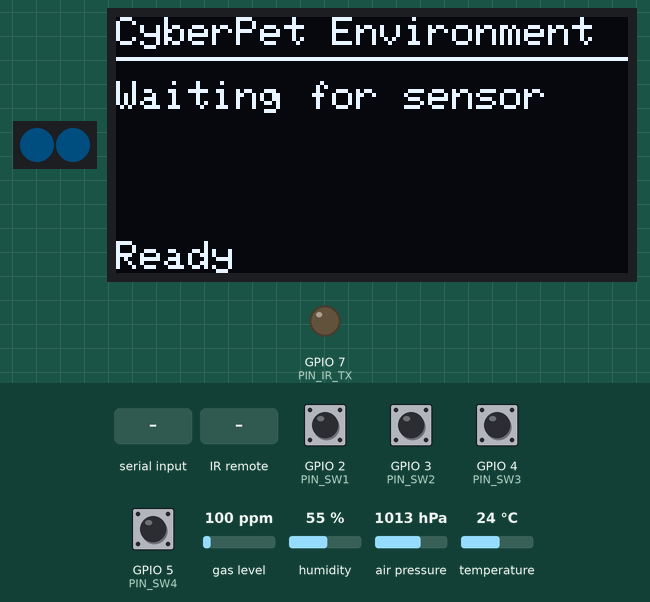
The sketch below on a simulated ESP8266 (NodeMCU). Shown: 2 RGB LEDs in strip order, left to right, 128×64 one-colour display, output pins drawn as LEDs (lit = HIGH). The inputs (shaded band) are chosen by the test bench; at power-on: GPIO 2 (PIN_SW1), GPIO 3 (PIN_SW2), GPIO 4 (PIN_SW3), GPIO 5 (PIN_SW4) HIGH, gas level 100 ppm, humidity 55 %, air pressure 1013 hPa, temperature 24 °C. Dim RGB values are drawn brighter than linear; what the sketch prints to the serial monitor is not drawn.

Above: at 1.5 s.
1.6 s: GPIO 4 (PIN_SW3) pulled LOW for 0.15 s
At 2.9 s:
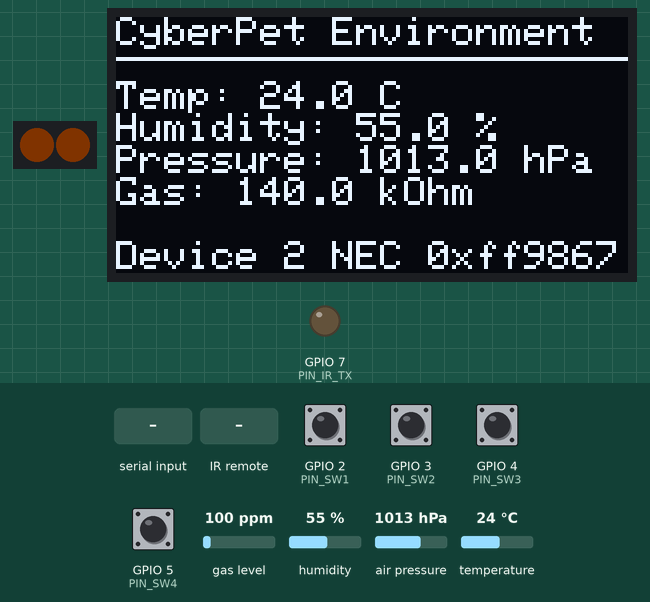
4.1 s: GPIO 2 (PIN_SW1) pulled LOW for 0.15 s
At 5.3 s:
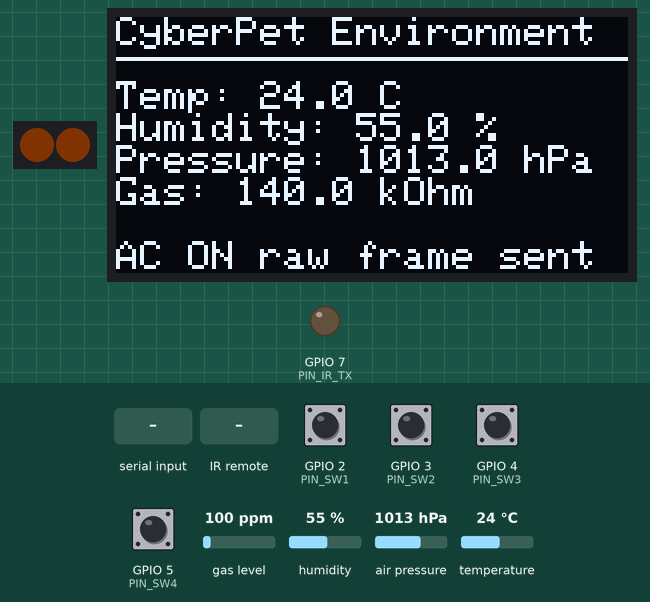
8.3 s: GPIO 3 (PIN_SW2) pulled LOW for 0.15 s
At 9.6 s:
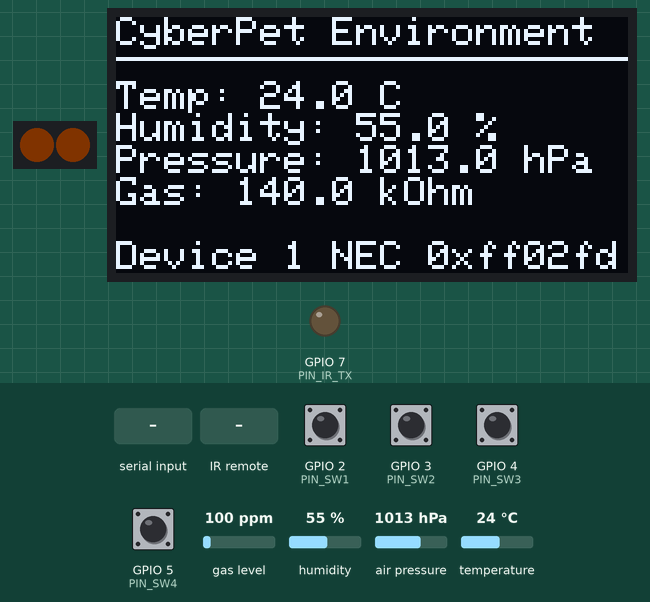
12.8 s: "ac off\n" received over Serial
At 14.6 s:
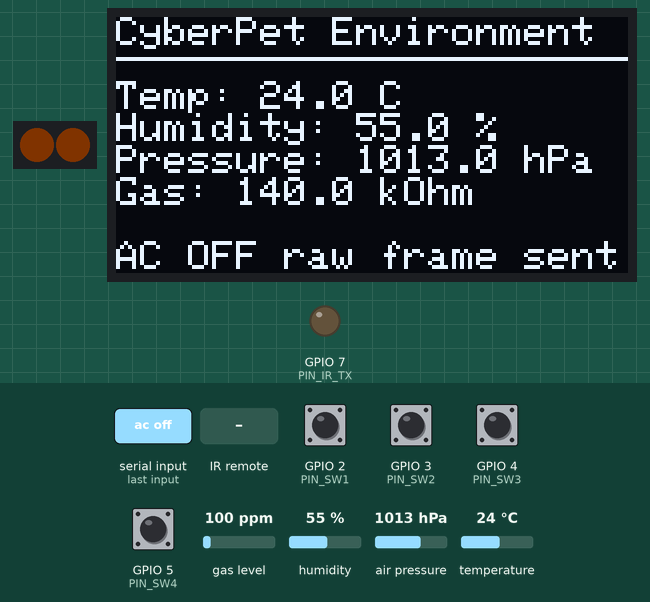
17.3 s: infrared code 0x20DF10EF received
At 18.1 s:
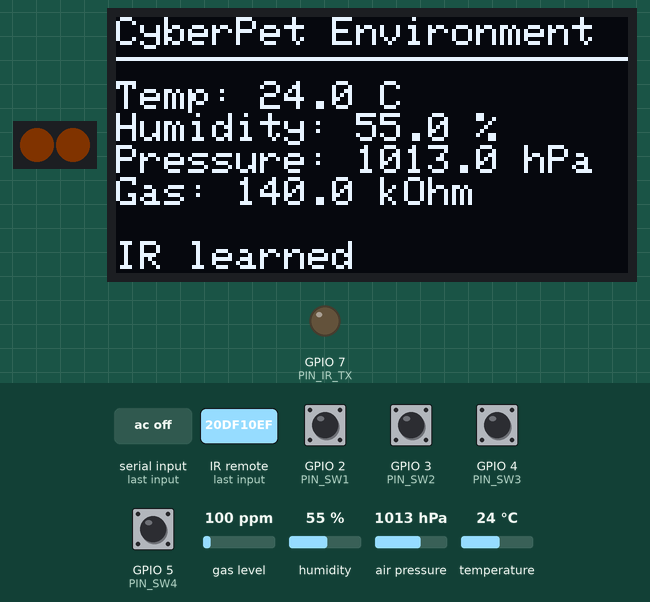
21.8 s: gas level set to 20 ppm
At 23.2 s:
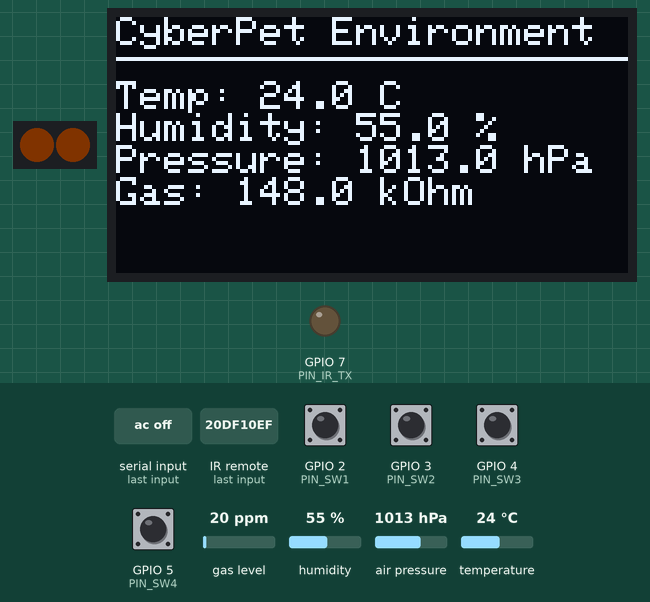
Timing chart, 0 to 24.8 s (numbered marks = the images above; inputs shaded):
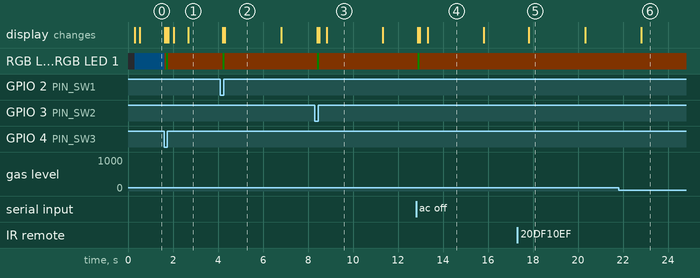

Measured:
- after the input at 8.3 s, RGB LED 0, RGB LED 1: RGB(5, 2, 0) → RGB(0, 7, 0) after 0.11 s, → RGB(5, 2, 0) 0.08 s later
- after the input at 12.8 s, RGB LED 0, RGB LED 1: RGB(5, 2, 0) → RGB(0, 7, 0) after 0.08 s, → RGB(5, 2, 0) 0.08 s later
- after the input at 17.3 s, the display: changes after 0.52 s (image 5)
- after the input at 21.8 s, the display: changes after 1.0 s (image 6)
- what the display in image 2 shows lasts 2.5 s, from 4.3 s to 6.8 s

The sketch:

Firmware.ino
```cpp
#include <Arduino.h>
#include <Wire.h>
#include <Adafruit_BME680.h>
#include <Adafruit_GFX.h>
#include <Adafruit_NeoPixel.h>
#include <Adafruit_SSD1306.h>
#include <IRremoteESP8266.h>
#include <IRrecv.h>
#include <IRsend.h>
#include <IRutils.h>

constexpr uint8_t PIN_SW1 = 2;       // GPIO2_A0_D0
constexpr uint8_t PIN_SW2 = 3;       // GPIO3_A1_D1
constexpr uint8_t PIN_SW3 = 4;       // GPIO4_A2_D2
constexpr uint8_t PIN_SW4 = 5;       // GPIO5_A3_D3
constexpr uint8_t PIN_NEOPIXEL = 6;  // GPIO6_D4_SDA
constexpr uint8_t PIN_IR_TX = 7;     // GPIO7_D5_SCL
constexpr uint8_t PIN_I2C_SCL = 9;   // GPIO9_D9_MISO, schematic SCL
constexpr uint8_t PIN_I2C_SDA = 10;  // GPIO10_D10_MOSI, schematic SDA
constexpr uint8_t PIN_IR_RX = 21;    // GPIO21_D6_RX, optional IR receiver input

constexpr uint8_t OLED_WIDTH = 128;
constexpr uint8_t OLED_HEIGHT = 64;
constexpr int8_t OLED_RESET = -1;
constexpr uint8_t OLED_ADDR = 0x3C;

constexpr uint8_t BME680_ADDR_PRIMARY = 0x76;
constexpr uint8_t BME680_ADDR_SECONDARY = 0x77;

constexpr uint8_t NEOPIXEL_COUNT = 2;
constexpr uint16_t DEBOUNCE_MS = 35;
constexpr uint32_t SENSOR_PERIOD_MS = 2500;
constexpr uint32_t OLED_PERIOD_MS = 500;
constexpr uint32_t IR_STATUS_MS = 2500;

// Replace these with the codes for your AC/electronics.
// Use SW4 to learn and print codes from an attached IR receiver on GPIO21.
constexpr uint16_t NEC_BITS = 32;
constexpr uint32_t AC_POWER_NEC_CODE = 0x20DF10EF;
constexpr uint32_t DEVICE_1_NEC_CODE = 0x00FF02FD;
constexpr uint32_t DEVICE_2_NEC_CODE = 0x00FF9867;

uint16_t AC_ON_RAW[] = {
  9000, 4500, 560, 560, 560, 1690, 560, 560, 560, 560,
  560, 1690, 560, 560, 560, 1690, 560, 560, 560
};
uint16_t AC_OFF_RAW[] = {
  9000, 4500, 560, 560, 560, 1690, 560, 560, 560, 1690,
  560, 560, 560, 560, 560, 1690, 560, 560, 560
};

struct Button {
  uint8_t pin;
  bool stablePressed = false;
  bool lastReading = false;
  uint32_t changedAt = 0;
};

struct Environment {
  float tempC = NAN;
  float humidity = NAN;
  float pressureHpa = NAN;
  float gasKohms = NAN;
  bool valid = false;
  uint32_t lastRead = 0;
};

Adafruit_SSD1306 display(OLED_WIDTH, OLED_HEIGHT, &Wire, OLED_RESET);
Adafruit_BME680 bme;
Adafruit_NeoPixel pixels(NEOPIXEL_COUNT, PIN_NEOPIXEL, NEO_GRB + NEO_KHZ800);
IRsend irsend(PIN_IR_TX);
IRrecv irrecv(PIN_IR_RX);
decode_results irResults;

Button buttons[] = {
  { PIN_SW1 },
  { PIN_SW2 },
  { PIN_SW3 },
  { PIN_SW4 },
};

Environment env;
bool oledOk = false;
bool bmeOk = false;
bool receiverEnabled = true;
bool acOn = false;
uint8_t screenPage = 0;
uint8_t mood = 0;
String lastIrMessage = "Ready";
uint32_t lastIrAt = 0;
uint32_t lastOledAt = 0;

bool buttonPressed(Button &button) {
  const bool readingPressed = digitalRead(button.pin) == LOW;
  const uint32_t now = millis();

  if (readingPressed != button.lastReading) {
    button.lastReading = readingPressed;
    button.changedAt = now;
  }

  if ((now - button.changedAt) < DEBOUNCE_MS) {
    return false;
  }

  if (button.stablePressed != readingPressed) {
    button.stablePressed = readingPressed;
    return button.stablePressed;
  }

  return false;
}

void setStatusPixels(uint32_t color) {
  for (uint8_t i = 0; i < NEOPIXEL_COUNT; i++) {
    pixels.setPixelColor(i, color);
  }
  pixels.show();
}

void updateMoodPixels() {
  switch (mood) {
    case 0:
      setStatusPixels(pixels.Color(0, 24, 36));
      break;
    case 1:
      setStatusPixels(pixels.Color(36, 18, 0));
      break;
    case 2:
      setStatusPixels(pixels.Color(18, 0, 36));
      break;
    default:
      setStatusPixels(pixels.Color(0, 0, 0));
      break;
  }
}

void flashPixels(uint32_t color) {
  setStatusPixels(color);
  delay(80);
  updateMoodPixels();
}

void rememberIr(const String &message) {
  lastIrMessage = message;
  lastIrAt = millis();
  Serial.println(message);
  flashPixels(pixels.Color(0, 48, 0));
}

void sendNecCode(uint32_t code, const String &label) {
  irsend.sendNEC(code, NEC_BITS);
  rememberIr(label + " NEC 0x" + String(code, HEX));
}

void sendAcRaw(bool powerOn) {
  if (powerOn) {
    irsend.sendRaw(AC_ON_RAW, sizeof(AC_ON_RAW) / sizeof(AC_ON_RAW[0]), 38);
    rememberIr("AC ON raw frame sent");
  } else {
    irsend.sendRaw(AC_OFF_RAW, sizeof(AC_OFF_RAW) / sizeof(AC_OFF_RAW[0]), 38);
    rememberIr("AC OFF raw frame sent");
  }
}

void toggleAc() {
  acOn = !acOn;
  sendAcRaw(acOn);
}

void configureBme680() {
  bme.setTemperatureOversampling(BME680_OS_8X);
  bme.setHumidityOversampling(BME680_OS_2X);
  bme.setPressureOversampling(BME680_OS_4X);
  bme.setIIRFilterSize(BME680_FILTER_SIZE_3);
  bme.setGasHeater(320, 150);
}

void readEnvironment() {
  if (!bmeOk || millis() - env.lastRead < SENSOR_PERIOD_MS) {
    return;
  }

  env.lastRead = millis();
  if (!bme.performReading()) {
    env.valid = false;
    return;
  }

  env.tempC = bme.temperature;
  env.humidity = bme.humidity;
  env.pressureHpa = bme.pressure / 100.0F;
  env.gasKohms = bme.gas_resistance / 1000.0F;
  env.valid = true;
}

void printEnvironmentToSerial() {
  if (!env.valid) {
    Serial.println("BME680 reading unavailable");
    return;
  }

  Serial.print("Temp C: ");
  Serial.print(env.tempC, 1);
  Serial.print(" | Humidity %: ");
  Serial.print(env.humidity, 1);
  Serial.print(" | Pressure hPa: ");
  Serial.print(env.pressureHpa, 1);
  Serial.print(" | Gas kOhm: ");
  Serial.println(env.gasKohms, 1);
}

void drawHeader(const __FlashStringHelper *title) {
  display.setTextSize(1);
  display.setTextColor(SSD1306_WHITE);
  display.setCursor(0, 0);
  display.print(title);
  display.drawLine(0, 10, OLED_WIDTH, 10, SSD1306_WHITE);
}

void drawEnvironmentPage() {
  drawHeader(F("CyberPet Environment"));
  display.setCursor(0, 16);

  if (!bmeOk) {
    display.println(F("BME680 not found"));
    display.println(F("Check SDA GPIO10"));
    display.println(F("Check SCL GPIO9"));
    return;
  }

  if (!env.valid) {
    display.println(F("Waiting for sensor"));
    return;
  }

  display.print(F("Temp: "));
  display.print(env.tempC, 1);
  display.println(F(" C"));

  display.print(F("Humidity: "));
  display.print(env.humidity, 1);
  display.println(F(" %"));

  display.print(F("Pressure: "));
  display.print(env.pressureHpa, 1);
  display.println(F(" hPa"));

  display.print(F("Gas: "));
  display.print(env.gasKohms, 1);
  display.println(F(" kOhm"));
}

void drawControlPage() {
  drawHeader(F("IR Controls"));
  display.setCursor(0, 16);
  display.print(F("AC: "));
  display.println(acOn ? F("ON") : F("OFF"));
  display.println(F("SW1 AC power"));
  display.println(F("SW2 Device 1"));
  display.println(F("SW3 Device 2"));
  display.println(F("SW4 Next page"));
}

void drawStatusPage() {
  drawHeader(F("System"));
  display.setCursor(0, 16);
  display.print(F("I2C SDA: GPIO"));
  display.println(PIN_I2C_SDA);
  display.print(F("I2C SCL: GPIO"));
  display.println(PIN_I2C_SCL);
  display.print(F("IR TX: GPIO"));
  display.println(PIN_IR_TX);
  display.print(F("NeoPixel: GPIO"));
  display.println(PIN_NEOPIXEL);
  display.print(F("Last: "));
  display.println(lastIrMessage.substring(0, 15));
}

void updateDisplay(bool force = false) {
  if (!oledOk || (!force && millis() - lastOledAt < OLED_PERIOD_MS)) {
    return;
  }

  lastOledAt = millis();
  display.clearDisplay();

  if (screenPage == 0) {
    drawEnvironmentPage();
  } else if (screenPage == 1) {
    drawControlPage();
  } else {
    drawStatusPage();
  }

  if (millis() - lastIrAt < IR_STATUS_MS) {
    display.fillRect(0, 55, OLED_WIDTH, 9, SSD1306_BLACK);
    display.setCursor(0, 56);
    display.print(lastIrMessage.substring(0, 21));
  }

  display.display();
}

void scanSerialCommands() {
  if (!Serial.available()) {
    return;
  }

  String command = Serial.readStringUntil('\n');
  command.trim();
  command.toLowerCase();

  if (command == "ac on") {
    acOn = false;
    toggleAc();
  } else if (command == "ac off") {
    acOn = true;
    toggleAc();
  } else if (command == "ac toggle") {
    toggleAc();
  } else if (command == "dev1") {
    sendNecCode(DEVICE_1_NEC_CODE, "Device 1");
  } else if (command == "dev2") {
    sendNecCode(DEVICE_2_NEC_CODE, "Device 2");
  } else if (command == "env") {
    printEnvironmentToSerial();
  } else if (command == "page") {
    screenPage = (screenPage + 1) % 3;
  } else {
    Serial.println("Commands: ac on, ac off, ac toggle, dev1, dev2, env, page");
  }
}

void readIrReceiver() {
  if (!receiverEnabled) {
    return;
  }

  if (irrecv.decode(&irResults)) {
    Serial.println(resultToHumanReadableBasic(&irResults));
    Serial.println(resultToSourceCode(&irResults));
    lastIrMessage = "IR learned";
    lastIrAt = millis();
    irrecv.resume();
  }
}

void handleButtons() {
  if (buttonPressed(buttons[0])) {
    toggleAc();
  }

  if (buttonPressed(buttons[1])) {
    sendNecCode(DEVICE_1_NEC_CODE, "Device 1");
  }

  if (buttonPressed(buttons[2])) {
    mood = (mood + 1) % 4;
    updateMoodPixels();
    sendNecCode(DEVICE_2_NEC_CODE, "Device 2");
  }

  if (buttonPressed(buttons[3])) {
    screenPage = (screenPage + 1) % 3;
    updateDisplay(true);
  }
}

void setup() {
  Serial.begin(115200);
  delay(250);

  pinMode(PIN_SW1, INPUT_PULLUP);
  pinMode(PIN_SW2, INPUT_PULLUP);
  pinMode(PIN_SW3, INPUT_PULLUP);
  pinMode(PIN_SW4, INPUT_PULLUP);
  pinMode(PIN_IR_TX, OUTPUT);
  pinMode(PIN_IR_RX, INPUT_PULLUP);

  pixels.begin();
  pixels.setBrightness(40);
  updateMoodPixels();

  Wire.begin(PIN_I2C_SDA, PIN_I2C_SCL);
  Wire.setClock(400000);

  oledOk = display.begin(SSD1306_SWITCHCAPVCC, OLED_ADDR);
  if (oledOk) {
    display.clearDisplay();
    display.setTextSize(1);
    display.setTextColor(SSD1306_WHITE);
    display.setCursor(0, 0);
    display.println(F("CyberPet booting"));
    display.display();
  }

  bmeOk = bme.begin(BME680_ADDR_PRIMARY, &Wire);
  if (!bmeOk) {
    bmeOk = bme.begin(BME680_ADDR_SECONDARY, &Wire);
  }
  if (bmeOk) {
    configureBme680();
  }

  irsend.begin();
  irrecv.enableIRIn();

  Serial.println();
  Serial.println("CyberPet firmware ready");
  Serial.println("Pins: SDA=GPIO10 SCL=GPIO9 IR_TX=GPIO7 NeoPixel=GPIO6 Buttons=GPIO2-5");
  Serial.println("Serial commands: ac on, ac off, ac toggle, dev1, dev2, env, page");
}

void loop() {
  readEnvironment();
  handleButtons();
  scanSerialCommands();
  readIrReceiver();
  updateDisplay();
}
```
